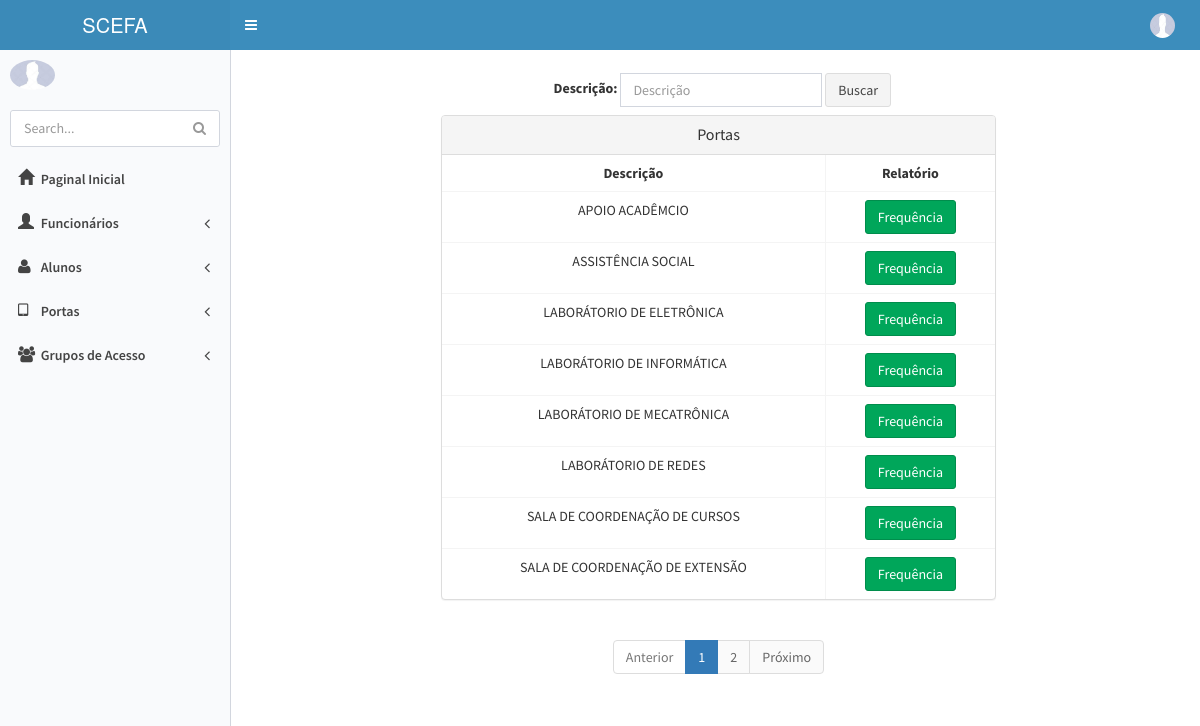
Screenshot of /portas/ (signed in) with the database file from the repository.
### appPortas/models.py (models this page shows, shortened)
class Porta(models.Model):
    descricao = models.CharField('Descrição', max_length=255)
    local = models.CharField('Local', max_length=255)
    class Meta: permissions = (('view_porta', 'Can see porta'),)

### appPortas/views.py (the view)
# urls.py: url(r'^portas/$', portas, name='portas'),
@permission_required('appPonto.view_pessoa', login_url='erro_permissao')
def portas(request):
    criterio = request.GET.get('criterio')
    if criterio:
        portas = Porta.objects.filter(nome__icontains=criterio).order_by('descricao')
    else:
        portas = Porta.objects.all().order_by('descricao')
        criterio = ""
    paginator = Paginator(portas, 8)
    page = request.GET.get('page')
    try:
        portas = paginator.page(page)
    except PageNotAnInteger:
        portas = paginator.page(1)
    except EmptyPage:
        portas = paginator.page(paginator.num_pages)
    dados = {'portas': portas, 'criterio': criterio, 'paginator': paginator, 'page_obj': portas}
    return render(request, 'Registro_Porta/portas.html', dados)

### templates/Registro_Porta/portas.html (shortened to what this page needs)
{% extends 'base.html' %}
{% block conteudo %}
    <section class="container">
        <div class="row">
            <fieldset>
                <div class="col-sm-6 col-sm-offset-3">
                    <form class="navbar-form navbar-left" role="search" method="get" action="">
                        <div class="form-group">
                            <label>Descrição:</label>
                            <input type="text" id="criterio" name="criterio" value="{{ criterio }}" class="form-control"
                                   placeholder="Descrição">
                        </div>
                        <button type="submit" class="btn btn-default">Buscar</button>
                    </form>
                </div>
            </fieldset>
            <div class="col-sm-6 col-sm-offset-2">
                <div class="panel panel-default">
                    <div class="panel-heading">
                        <h3 class="panel-title" style="text-align: center;">Portas</h3>
                    </div>
                    <table class="table table-bordered">
                        <tr>
                            <th>Descrição</th>
                            <th>Relatório</th>
                        </tr>
                        {% for porta in portas %}
                            <tr>
                                <td>
                                    {{ porta.descricao | upper }}</td>
                                <td><a href="{% url 'busca_porta' porta.pk %}" class="btn btn-success">Frequência</a>
                                </td>
                            </tr>
                        {% endfor %}
                    </table>
                </div>
                {% include 'utils/paginacao.html' %}
            </div>
        </div>
    </section>
{% endblock %}

### templates/base.html (style rules this page uses)
body { background-color: blue; }

### templates/Registro_Porta/portas.html (style rules this page uses)
td, th { text-align: center; }

### rows the page displays
Porta: descricao "APOIO ACADÊMCIO"
Porta: descricao "ASSISTÊNCIA SOCIAL"
Porta: descricao "LABORÁTORIO DE ELETRÔNICA"
Porta: descricao "LABORÁTORIO DE INFORMÁTICA"
Porta: descricao "LABORÁTORIO DE MECATRÔNICA"
Porta: descricao "LABORÁTORIO DE REDES"
Porta: descricao "SALA DE COORDENAÇÃO DE CURSOS"
Porta: descricao "SALA DE COORDENAÇÃO DE EXTENSÃO"

### other values shown
{{ page }} "1" "2"
